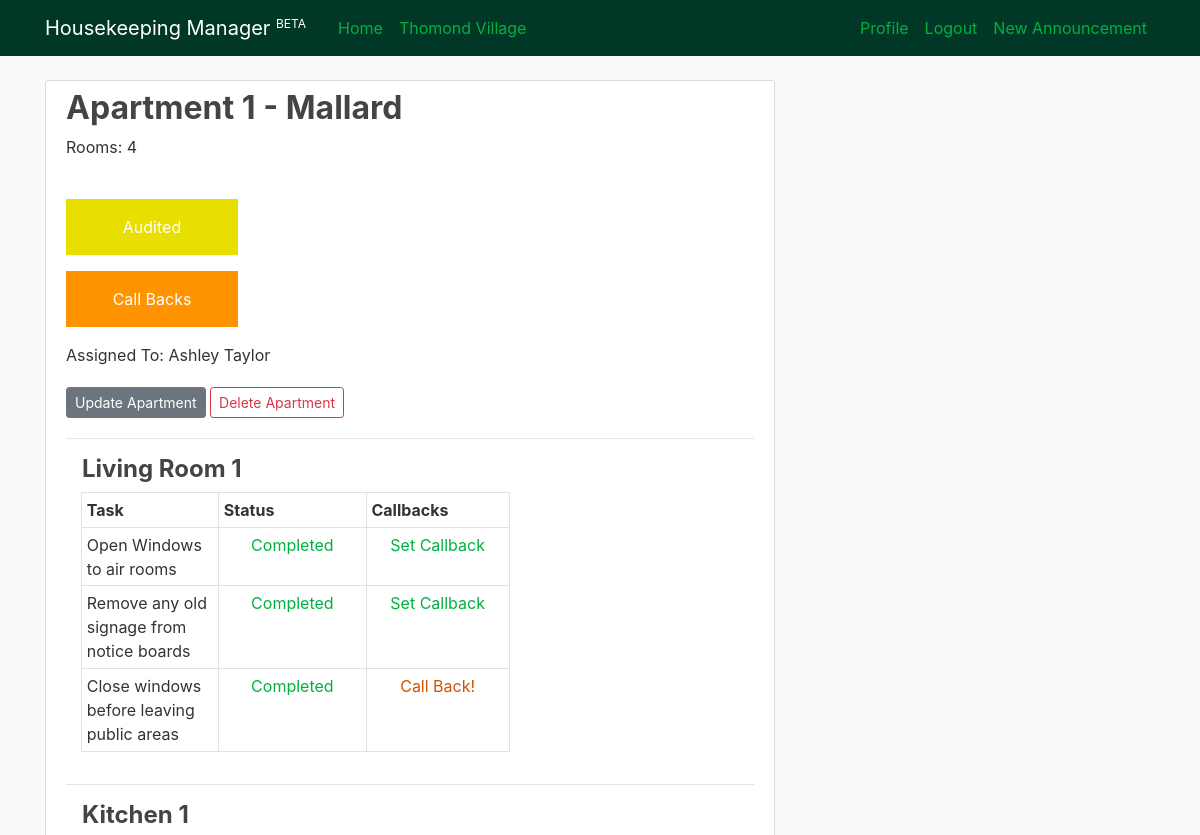
/apartment/22/ (signed in, upper part), run on an earlier commit of the app's database.
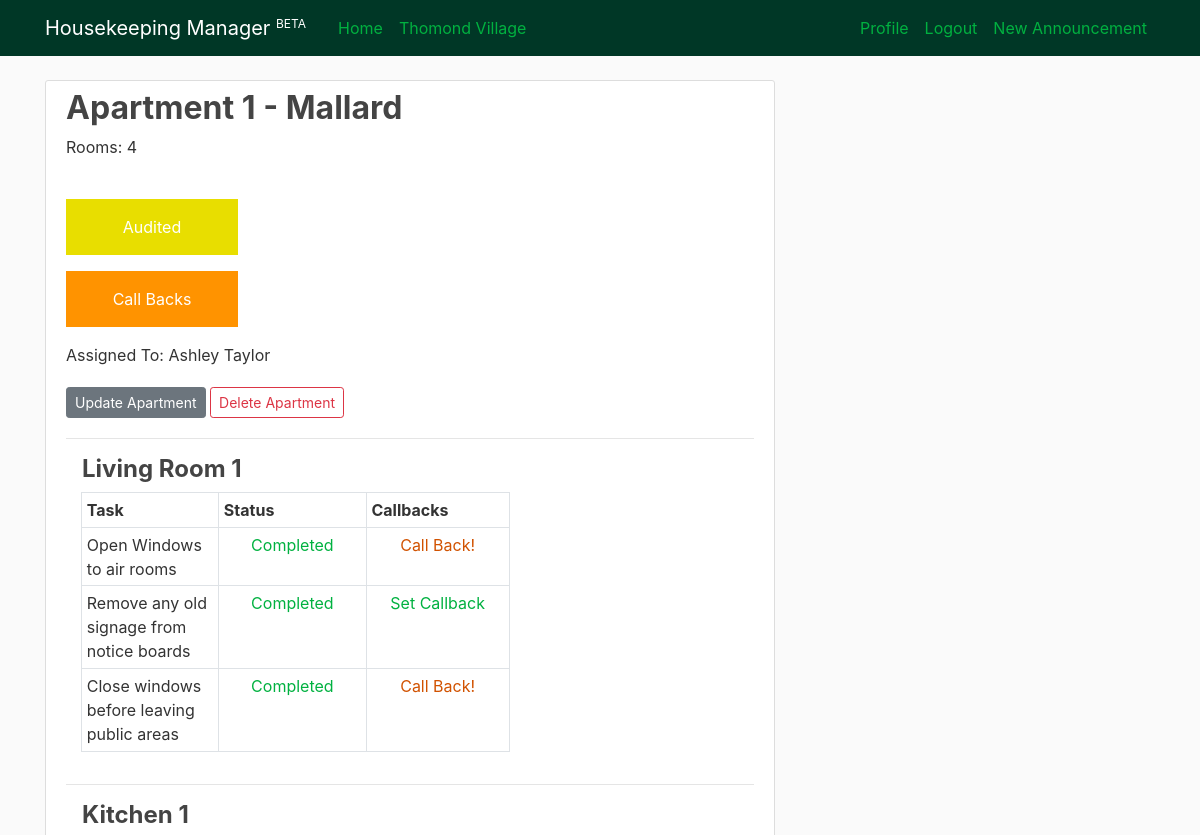
And on a later commit of the database.
### HKmanager/models.py (models this page shows, shortened)
class apartment(models.Model):
    number = models.IntegerField(unique=True, null=False, blank=False)
    rooms = models.ForeignKey(numberOfRooms, on_delete=models.DO_NOTHING, null=False, blank=False, default=0)
    block = models.ForeignKey(block, on_delete=models.DO_NOTHING, null=False, blank=False)
    status = models.ForeignKey(status, on_delete=models.DO_NOTHING, null=False, blank=False)
    task = models.ForeignKey(task, on_delete=models.DO_NOTHING, null=False, blank=False)
    assignee = models.ForeignKey(User, on_delete=models.DO_NOTHING)
    def __str__(self):
        return str(self.number)

class block(models.Model):
    name = models.CharField(max_length=50, null=False, blank=False)
    def __str__(self):
        return self.name

class numberOfRooms(models.Model):
    capacity = models.IntegerField(unique=True, null=False, blank=False)
    def __str__(self):
        return str(self.capacity)

class status(models.Model):
    name = models.CharField(max_length=50, null=False, blank=False)
    def __str__(self):
        return self.name

class task(models.Model):
    name = models.CharField(max_length=50, null=False, blank=False)
    def __str__(self):
        return self.name

class livingRoom(models.Model):
    apartment = models.OneToOneField(apartment, on_delete=models.CASCADE)

class livingRoomCheckList(models.Model):
    livingroom = models.ForeignKey(livingRoom, on_delete=models.CASCADE)
    task = models.ForeignKey(taskslivingRoom, on_delete=models.DO_NOTHING)
    checked = models.BooleanField(default=False)
    callback = models.BooleanField(default=False)

class taskslivingRoom(models.Model):
    description = models.CharField(max_length=200, null=False, blank=False)
    def __str__(self):
        return str(self.description)

class kitchen(models.Model):
    apartment = models.OneToOneField(apartment, on_delete=models.CASCADE)

### HKmanager/views.py (the view)
# urls.py: path('apartment/<int:pk>/', ApartmentDetailView.as_view(), name='hk-Apartment'),
class ApartmentDetailView(LoginRequiredMixin, DetailView):
    model = apartment
    def get_context_data(self, *args, **kwargs):
        context = super(ApartmentDetailView, self).get_context_data(*args, **kwargs)
        bedrooms = bedroom.objects.filter(apartment=self.object.pk)
        ensuites = ensuite.objects.filter(apartment=self.object.pk)
        context["bedrooms"] = bedrooms
        context["livingRoomCheckList"] = livingRoomCheckList.objects.all().filter(livingroom=self.object.livingroom)
        context["kitchenCheckList"] = kitchenCheckList.objects.all().filter(kitchen=self.object.kitchen)
        context["corridorCheckList"] = corridorCheckList.objects.all().filter(corridor=self.object.corridor)
        allRoomsCheckList = []
        allEnsuitesCheckList = []
        for room in bedrooms:
            allRoomsCheckList+= bedroomCheckList.objects.all().filter(bedroom=room)
        for ens in ensuites:
            allEnsuitesCheckList+= ensuiteCheckList.objects.all().filter(ensuite=ens)
        context["bedroomCheckList"] = allRoomsCheckList
        context["ensuiteCheckList"] = allEnsuitesCheckList
        return context

### HKmanager/models.py (called while the page is built)
    def __str__(self):
        return str(self.description)

    def __str__(self):
        return str(self.description)

    def __str__(self):
        return str(self.description)

    def __str__(self):
        return str(self.description)

### HKmanager/templates/HKmanager/apartment_detail.html (shortened to what this page needs)
{% extends "HKmanager/base.html" %}
{% block content %}
  <article class="media content-section">
    <div class="media-body">
      <h2 class="article-title">Apartment {{ object.number }} - {{ object.block }}</h2>
      <p class="article-content">Rooms: {{ object.rooms }}</p>
      <br>
      <div id="status {{object.number}}" class="col-sm-3 text-white">
        <p class="article-content text-center pt-3 pb-3">{{ object.status }}</p>
      </div>
      <div id="task {{object.number}}" class="col-sm-3 text-white">
        <p class="article-content text-center pt-3 pb-3">{{ object.task }}</p>
      </div>
      <p class="article-content">Assigned To: {{ object.assignee.first_name }} {{ object.assignee.last_name }}</p>
      {% if object.assignee == user or user.is_superuser %}
        <a class="btn btn-secondary btn-sm mt-1 mb-1" href="{% url 'hk-apt-update' object.id %}">Update Apartment</a>
      {% endif %}
      {% if user.is_superuser %}
        <a class="btn btn-secondary btn-outline-danger btn-sm mt-1 mb-1" href="{% url 'hk-apt-delete' object.id %}">Delete Apartment</a>
      {% endif %}
      <hr>
      <h4 class="article-title ml-3">Living Room {{ object.livingroom.apartment }}</h4>
      <div class="container">
        <div class="row">
          <div class="col-sm-8">
            <table class="table table-bordered table-sm">
              <tr>
                <th>Task</th>
                <th>Status</th>
                <th>Callbacks</th>
              </tr>
              {% for task in livingRoomCheckList %}
                <tr>
                  <td class="twidth-lg">{{ task.task }}</td>
                  {% if task.checked %}
                    <td class="twidth-md">
                      <center>
                        <a class="green-text" href="{% url 'task-undo' object.id task.id 1 %}">
                          Completed
                        </a>
                      </center>
                    </td>
                  {% endif %}
                  {% if task.callback == True %}
                    <td>
                      <center>
                        {% if user.is_superuser %}
                          <a class="orange-text" href="{% url 'callback-undo' object.id task.id 1 %}">
                            Call Back!
                          </a>
                        {% else %}
                          <p class="orange-text">
                            Call Back!
                          </p>
                        {% endif %}
                      </center>
                    </td>
                  {% else %}
                    <td>
                      <center>
                        {% if user.is_superuser %}
                          <a class="green-text" href="{% url 'callback-set' object.id task.id 1 %}">
                            Set Callback
                          </a>
                        {% endif %}
                      </center>
                    </td>
                  {% endif %}
                </tr>
              {% endfor %}
            </table>
          </div>
        </div>
      </div>
      <hr>
      <h4 class="article-title ml-3">Kitchen {{ object.kitchen.apartment }}</h4>
      {% for bedroom in bedrooms %}
        <br>
        <br>
      {% endfor %}
    </div>
  </article>
{% endblock content %}

### HKmanager/templates/HKmanager/base.html (shortened to what this page needs)
{% load static %}
<!DOCTYPE html>
<html lang="en" dir="ltr">
  <head>
    <link rel="stylesheet" href="https://maxcdn.bootstrapcdn.com/bootstrap/4.0.0/css/bootstrap.min.css">
    <link rel="stylesheet" type="text/css" href="{% static 'HKmanager/main.css'%}">
  </head>
  <body>
    <header class="site-header">
      <nav class="navbar navbar-expand-md navbar-dark bg-steel fixed-top">
        <div class="container">
          <a class="navbar-brand mr-4" href="{% url 'hk-Home' %}">Housekeeping Manager <sup><small>BETA</small></sup></a>
          <div class="collapse navbar-collapse" id="navbarToggle">
            <div class="navbar-nav mr-auto">
              <a class="nav-item nav-link" href="{% url 'hk-Home' %}">Home</a>
              <a class="nav-item nav-link" href="{% url 'hk-villagepanel' %}">Thomond Village</a>
            </div>
            <div class="navbar-nav">
              {% if user.is_authenticated %}
                <a class="nav-item nav-link" href="{% url 'hk-user-profile' %}">Profile</a>
                <a class="nav-item nav-link" href="{% url 'hk-user-logout' %}">Logout</a>
                <a class="nav-item nav-link" href="{% url 'hk-announcement-create' %}">New Announcement</a>
              {% else %}
                <a class="nav-item nav-link" href="{% url 'hk-user-login' %}">Login</a>
                <a class="nav-item nav-link" href="{% url 'hk-user-register' %}">Register</a>
              {% endif %}
            </div>
          </div>
        </div>
      </nav>
    </header>
    <main role="main" class="container">
    <div class="row">
      <div class="col-md-8">
        {% block content %}{% endblock %}
      </div>
    </div>
  </main>
  </body>
</html>

### HKmanager/static/HKmanager/main.css (style rules this page uses)
body { background: #fafafa; color: #333333; margin-top: 5rem; height: 100%; }
h1, h2, h3, h4, h5, h6 { color: #444444; }
a { color: black; }
div { vertical-align: middle; }
td { width: 400px; }
.green-text { color: #00b140; }
.orange-text { color: #d15200; }
.bg-steel { background-color: #003726; }
.site-header .navbar-nav .nav-link { color: #00b140; }
.content-section { background: #ffffff; padding: 8px 20px; vertical-align: middle; line-height: inherit; border: 1px solid #dddddd; border-radius: 3px; margin-bottom: 10px; }
.article-title { color: #444444; font-weight: bold; }
.article-content { white-space: pre-line; }
.text-white { color: white; }
.colorsetter-ashleygreen { background: #e8de00; }
.colorsetter-ashleyorange { background: #ff9300; }

What changed in the data, as far as the page shows it:
changed livingRoomCheckList "Open Windows to air rooms": callback "Set Callback" → "Call Back!"
